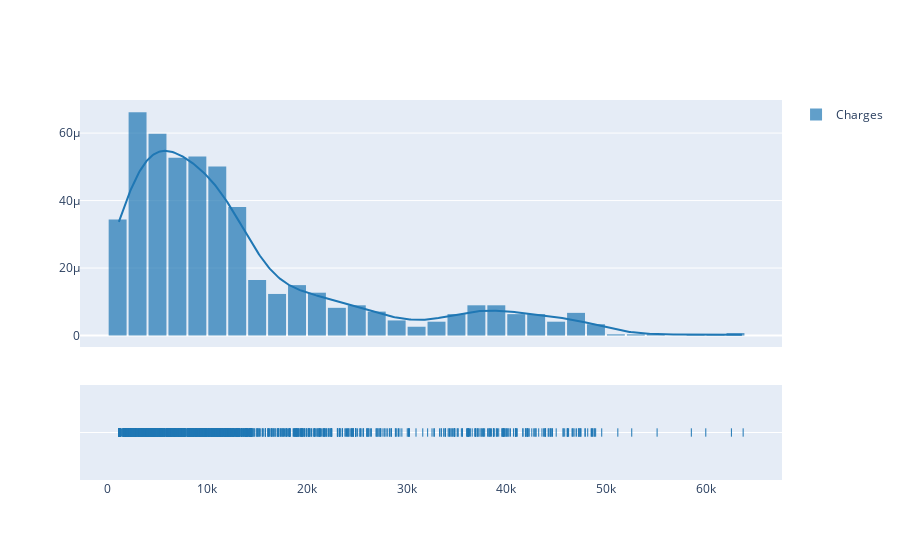

Write notebook code for a chart like this one.
### Code cell
hist_data = [insurance_dataset.charges]
group_labels = ['Charges'] 

fig = ff.create_distplot(hist_data, group_labels, show_hist=True)
fig.update_traces(nbinsx=50, autobinx=True, selector={'type':'histogram'})
fig.update_layout( bargap=0.1)
fig.show()

### Figure 1 — Plotly figure (JSON) as saved in the notebook; plotly's stock layout.template omitted (floating-point values rounded to 4 significant figures; data arrays with more than 128 entries replaced by an {"elided": "..."} marker saying what was removed)
{"data": [{"autobinx": true, "histnorm": "probability density", "legendgroup": "Charges", "marker": {"color": "rgb(31, 119, 180)"}, "name": "Charges", "nbinsx": 50, "opacity": 0.7, "type": "histogram", "x": {"elided": "1338 float values"}, "xaxis": "x", "xbins": {"end": 63770.0, "size": 1, "start": 1122.0}, "yaxis": "y"}, {"legendgroup": "Charges", "marker": {"color": "rgb(31, 119, 180)"}, "mode": "lines", "name": "Charges", "showlegend": false, "type": "scatter", "x": {"elided": "500 float values"}, "xaxis": "x", "y": {"elided": "500 float values"}, "yaxis": "y"}, {"legendgroup": "Charges", "marker": {"color": "rgb(31, 119, 180)", "symbol": "line-ns-open"}, "mode": "markers", "name": "Charges", "showlegend": false, "type": "scatter", "x": {"elided": "1338 float values"}, "xaxis": "x", "y": {"elided": "1338 str values"}, "yaxis": "y2"}], "layout": {"bargap": 0.1, "barmode": "overlay", "hovermode": "closest", "legend": {"traceorder": "reversed"}, "xaxis": {"anchor": "y2", "domain": [0, 1], "zeroline": false}, "yaxis": {"anchor": "free", "domain": [0.35, 1], "position": 0}, "yaxis2": {"anchor": "x", "domain": [0, 0.25], "dtick": 1, "showticklabels": false}}}
